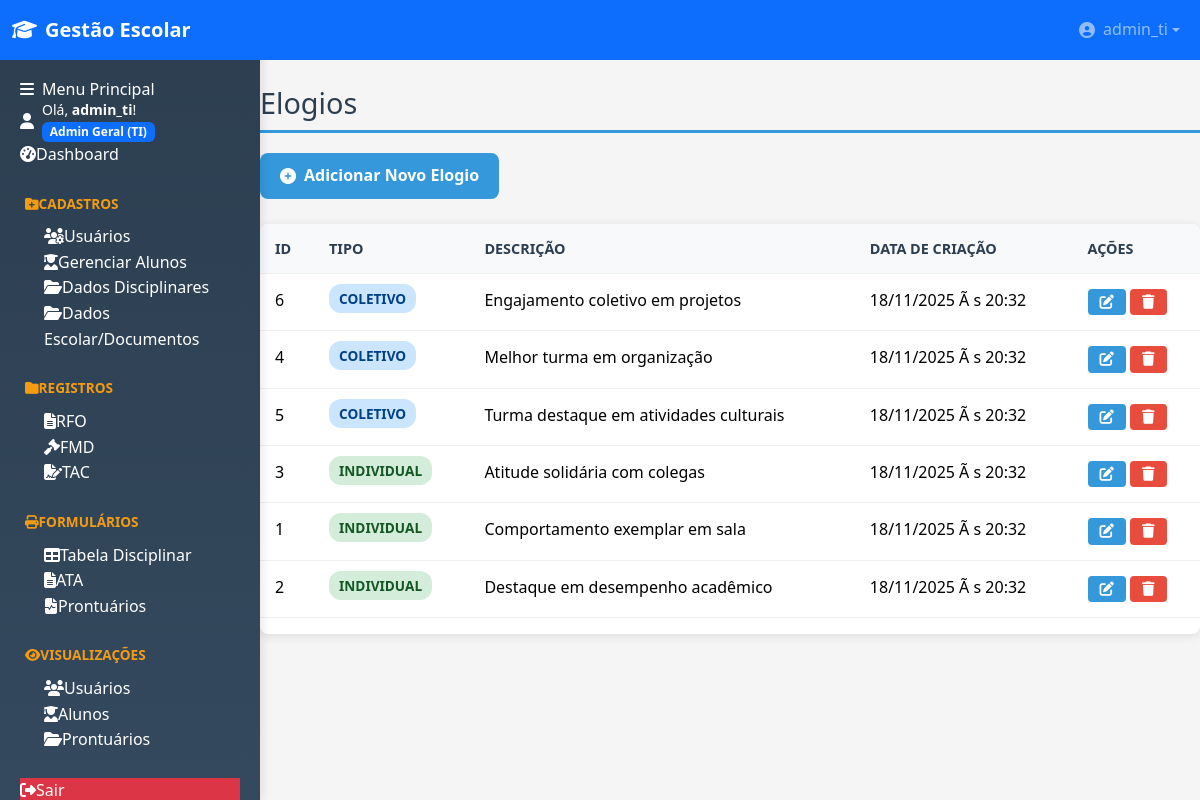
Page /cadastros/elogios (signed in) on the committed database.
### tables this page shows
CREATE TABLE usuarios (
                id INTEGER PRIMARY KEY AUTOINCREMENT,
                username TEXT NOT NULL UNIQUE,
                password TEXT NOT NULL,
                nivel INTEGER NOT NULL, -- 1: Admin Geral (TI), 2: Admin Secundário, 3: Usuário
                data_criacao TEXT DEFAULT CURRENT_TIMESTAMP
            , cargo TEXT DEFAULT '');

CREATE TABLE elogios (
                id INTEGER PRIMARY KEY AUTOINCREMENT,
                tipo TEXT NOT NULL,
                descricao TEXT NOT NULL,
                data_criacao TEXT DEFAULT CURRENT_TIMESTAMP
            );

### blueprints/cadastros.py (the view)
@cadastros_bp.route('/elogios')
@admin_secundario_required
def listar_elogios():
    db = get_db()
    elogios = db.execute('''
        SELECT id, tipo, descricao, data_criacao
        FROM elogios
        ORDER BY tipo, descricao
    ''').fetchall()
    return render_template('cadastros/listar_elogios.html', elogios=elogios)

### app.py (called while the page is built)
@app.before_request
def load_logged_in_user():
    user_id = session.get('user_id')
    if user_id is None:
        g.user = None
    else:
        g.user = get_db().execute(
            'SELECT * FROM usuarios WHERE id = ?', (user_id,)
        ).fetchone()

@app.teardown_appcontext
def teardown_db(e=None):
    close_db(e)

@app.context_processor
def inject_globals():
    from datetime import datetime
    return dict(
        NIVEL_MAP=utils.NIVEL_MAP,
        session=session,
        now=datetime.now
    )

@app.template_filter('datetime_br')
def formatar_datetime_br(data_str):
    if not data_str:
        return '-'
    from datetime import datetime
    try:
        formatos = [
            '%Y-%m-%d %H:%M:%S',
            '%Y-%m-%d %H:%M',
        ]
        for formato in formatos:
            try:
                data_obj = datetime.strptime(str(data_str).strip(), formato)
                return data_obj.strftime('%d/%m/%Y Ã s %H:%M')
            except ValueError:
                continue
        return data_str
    except:
        return data_str

def _read_logo_data():
    try:
        p = os.path.join(current_app.root_path, "static", "logo_topo.png")
        if not os.path.exists(p):
            for ext in (".png", ".jpg", ".jpeg", ".svg"):
                px = os.path.join(current_app.root_path, "static", "logo_topo" + ext)
                if os.path.exists(px):
                    p = px
                    break
        if not os.path.exists(p):
            return None
        mime = mimetypes.guess_type(p)[0] or "image/png"
        with open(p, "rb") as f:
            data = base64.b64encode(f.read()).decode("ascii")
        return f"data:{mime};base64,{data}"
    except Exception:
        return None

@app.context_processor
def inject_logo_data():
    try:
        return {"LOGO_DATA_URI": _read_logo_data()}
    except Exception:
        return {"LOGO_DATA_URI": None}

### blueprints/disciplinar.py (called while the page is built, shortened)
@disciplinar_bp.before_app_request
def _ensure_disciplinar_schema():
    if getattr(current_app, "_disciplinar_migrations_done", False):
        return

### blueprints/utils.py (called while the page is built)
def admin_secundario_required(f):
    @wraps(f)
    def decorated_function(*args, **kwargs):
        if session.get('nivel') not in [1, 2]:
            flash('Acesso negado. Apenas usuários administradores podem acessar esta área.', 'danger')
            return redirect(url_for('dashboard'))
        return f(*args, **kwargs)
    return decorated_function

### templates/cadastros/listar_elogios.html (shortened to what this page needs)
{% extends 'base.html' %}
{% block content %}
<h2>Elogios</h2>
<div class="toolbar">
    <a href="{{ url_for('cadastros_bp.adicionar_elogio') }}" class="button btn-primary">
        <i class="fas fa-plus-circle"></i> Adicionar Novo Elogio
    </a>
</div>
{% if elogios %}
    <div class="table-scroll-wrapper">
        <table class="table">
            <thead>
                <tr>
                    <th>ID</th>
                    <th>Tipo</th>
                    <th>Descrição</th>
                    <th>Data de Criação</th>
                    <th>Ações</th>
                </tr>
            </thead>
            <tbody>
                {% for elogio in elogios %}
                <tr>
                    <td>{{ elogio.id }}</td>
                    <td>
                        <span class="badge-tipo {{ elogio.tipo|lower }}">
                            {{ elogio.tipo }}
                        </span>
                    </td>
                    <td>{{ elogio.descricao }}</td>
                    <td>{{ elogio.data_criacao | datetime_br }}</td>
                    <td class="actions">
                        <a href="{{ url_for('cadastros_bp.editar_elogio', elogio_id=elogio.id) }}"
                           class="btn btn-sm btn-info" title="Editar">
                            <i class="fas fa-edit"></i>
                        </a>
                        {% if session.get('nivel') == 1 %}
                        <form method="POST" action="{{ url_for('cadastros_bp.excluir_elogio', elogio_id=elogio.id) }}"
                              style="display:inline;"
                              onsubmit="return confirm('Tem certeza que deseja excluir este elogio?');">
                            <button type="submit" class="btn btn-sm btn-danger" title="Excluir">
                                <i class="fas fa-trash"></i>
                            </button>
                        </form>
                        {% endif %}
                    </td>
                </tr>
                {% endfor %}
            </tbody>
        </table>
    </div>
{% endif %}
{% endblock %}

### templates/base.html (shortened to what this page needs)
﻿<!DOCTYPE html>
<html lang="pt-br">
<head>
    <link href="https://cdn.jsdelivr.net/npm/bootstrap@5.3.2/dist/css/bootstrap.min.css" rel="stylesheet">
    <link rel="stylesheet" href="https://cdnjs.cloudflare.com/ajax/libs/font-awesome/6.4.0/css/all.min.css">
    <link rel="stylesheet" href="{{ url_for('static', filename='style.css') }}?v={{ range(1, 10000) | random }}">
</head>
<body>
    {% if not request.args.get('iframe') %}
    <nav class="navbar navbar-expand-lg navbar-dark fixed-top bg-primary">
        <div class="container-fluid">
            <a class="navbar-brand d-flex align-items-center" href="{{ url_for('dashboard') }}">
                <i class="fas fa-graduation-cap me-2"></i>
                <span class="fw-bold">Gestão Escolar</span>
            </a>
            {% if session.get('logged_in') %}
            <div class="navbar-nav ms-auto">
                <div class="nav-item dropdown">
                    <a class="nav-link dropdown-toggle d-flex align-items-center" href="#" role="button" data-bs-toggle="dropdown">
                        <i class="fas fa-user-circle me-2"></i>
                        <span>{{ session.get('username') }}</span>
                    </a>
                </div>
            </div>
            {% endif %}
        </div>
    </nav>
    {% endif %}
    {% if not request.args.get('iframe') %}
    <div class="sidebar" id="sidebar">
        <div class="sidebar-header">
            <h6 class="mb-0"><i class="fas fa-bars me-2"></i>Menu Principal</h6>
        </div>
        <div class="sidebar-body p-0">
            {% if session.get('logged_in') %}
                <div class="user-greeting">
                    <div class="d-flex align-items-center">
                        <i class="fas fa-user me-2"></i>
                        <div>
                            <small>Olá, <span class="username fw-bold">{{ session.get('username') }}</span>!</small><br>
                            <span class="badge bg-primary">{{ session.get('nivel_nome') }}</span>
                        </div>
                    </div>
                </div>
                <div class="menu-section">
                    <a href="{{ url_for('dashboard') }}" class="nav-link {% if request.endpoint == 'dashboard' %}active{% endif %}">
                        <i class="fas fa-tachometer-alt"></i><span>Dashboard</span>
                    </a>
                </div>
                {% if session.get('nivel') in [1, 2] %}
                <div class="menu-section">
                    <div class="nav-link menu-title"><i class="fas fa-folder-plus"></i><span>Cadastros</span></div>
                    {% if session.get('nivel') == 1 %}
                    <a href="{{ url_for('auth_bp.gerenciar_usuarios') }}" class="nav-link ps-4">
                        <i class="fas fa-users-cog"></i><span>Usuários</span>
                    </a>
                    {% endif %}
                    <a href="{{ url_for('alunos_bp.gerenciar_alunos') }}" class="nav-link ps-4 {% if request.endpoint == 'alunos_bp.gerenciar_alunos' %}active{% endif %}">
                        <i class="fas fa-user-graduate"></i><span>Gerenciar Alunos</span>
                    </a>
                    <a href="{{ url_for('cadastros_bp.dados_disciplinares') }}" class="nav-link ps-4 {% if request.endpoint in ['cadastros_bp.dados_disciplinares','cadastros_bp.listar_faltas','cadastros_bp.listar_elogios','bimestres_bp.listar_bimestres'] %}active{% endif %}">
                        <i class="fas fa-folder-open"></i><span>Dados Disciplinares</span>
                    </a>
                    <a href="{{ url_for('cadastros_bp.dados_documentos') }}" class="nav-link ps-4 ">
                        <i class="fas fa-folder-open"></i><span>Dados Escolar/Documentos</span>
                    </a>
                </div>
                {% endif %}
                <div class="menu-section">
                    <div class="nav-link menu-title"><i class="fas fa-folder"></i><span>Registros</span></div>
                    <a href="{{ url_for('cadastros_bp.registros_rfo') }}" class="nav-link ps-4 ">
                        <i class="fas fa-file-alt"></i><span>RFO</span>
                    </a>
                    <a href="{{ url_for('cadastros_bp.registros_fmd') }}" class="nav-link ps-4 {% if request.endpoint in ['cadastros_bp.registros_fmd','disciplinar_bp.registrar_fmd','visualizacoes_bp.listar_fmds'] %}active{% endif %}">
                        <i class="fas fa-gavel"></i><span>FMD</span>
                    </a>
                    <a href="{{ url_for('cadastros_bp.registros_tac') }}" class="nav-link ps-4 {% if request.endpoint in ['cadastros_bp.registros_tac','formularios_bp.novo_tac','formularios_bp.listar_tacs'] %}active{% endif %}">
                        <i class="fas fa-file-signature"></i><span>TAC</span>
                    </a>
                </div>
                {% if session.get('nivel') in [1, 2] %}
                <div class="menu-section">
                    <div class="nav-link menu-title"><i class="fas fa-print"></i><span>Formulários</span></div>
                    <a href="{{ url_for('formularios_bp.tabela_disciplinar') }}" class="nav-link ps-4">
            <a href="{{ url_for('formularios_bp.tabela_disciplinar') }}" class="nav-link ps-4">
                <i class="fas fa-table"></i><span>Tabela Disciplinar</span>
            </a>
            <a href="{{ url_for('formularios_ata_bp.list_atas') }}" class="nav-link ps-4">
                <i class="fas fa-file-alt"></i><span>ATA</span>
            </a>
                    <a href="{{ url_for('formularios_prontuario.listar_prontuarios') }}" class="nav-link ps-4">
                        <i class="fas fa-file-medical-alt"></i><span>Prontuários</span>
                    </a>
                </div>
                {% endif %}
                <div class="menu-section">
                    <div class="nav-link menu-title"><i class="fas fa-eye"></i><span>Visualizações</span></div>
                    {% if session.get('nivel') in [1, 2] %}
                    <a href="{{ url_for('visualizacoes_bp.listar_usuarios') }}" class="nav-link ps-4">
                        <i class="fas fa-users"></i><span>Usuários</span>
                    </a>
                    {% endif %}
                    <a href="{{ url_for('visualizacoes_bp.listar_alunos') }}" class="nav-link ps-4">
                        <i class="fas fa-user-graduate"></i><span>Alunos</span>
                    </a>
                    {% if session.get('nivel') in [1, 2] %}
                    <a href="{{ url_for('formularios_prontuario.listar_prontuarios') }}" class="nav-link ps-4">
                        <i class="fas fa-folder-open"></i><span>Prontuários</span>
                    </a>
                    {% endif %}
                </div>
                <div class="menu-section mt-auto">
                    <a href="{{ url_for('auth_bp.logout') }}" class="nav-link bg-danger">
                        <i class="fas fa-sign-out-alt"></i><span>Sair</span>
                    </a>
                </div>
            {% endif %}
        </div>
    </div>
    {% endif %}
    <main class="main-content">
        {% block content %}{% endblock %}
    </main>
</body>
</html>

### static/style.css (style rules this page uses)
.main-content { overflow-y: visible !important; overflow-x: visible !important; height: auto !important; }
html, body { height: 100%; overflow-x: hidden; }
.navbar { position: fixed !important; top: 0 !important; left: 0 !important; right: 0 !important; height: 60px !important; z-index: 1000 !important; }
.sidebar { position: fixed !important; top: 0 !important; left: 0 !important; height: 100vh !important; width: 260px !important; padding-top: 80px !important; z-index: 900 !important; }
* { margin: 0; padding: 0; box-sizing: border-box; }
body { font-family: 'Segoe UI', Tahoma, Geneva, Verdana, sans-serif; background: #f5f5f5; color: #2c3e50; line-height: 1.6; }
a { text-decoration: none; color: #3498db; transition: color 0.3s; }
.sidebar { width: 260px; position: fixed; height: 100vh; top: 0; left: 0; background: linear-gradient(180deg, #2c3e50 0%, #34495e 100%); color: white; padding: 20px; box-sizing: border-box; overflow-y: auto; z-index: 1000; box-shadow: 2px 0 10px rgba(0,0,0,0.1); }
.menu-section { margin-bottom: 25px; }
.menu-title { color: #f39c12; font-size: 0.85em; font-weight: 700; text-transform: uppercase; margin-bottom: 10px; padding-left: 5px; }
h2 { color: #2c3e50; margin-bottom: 20px; border-bottom: 3px solid #3498db; padding-bottom: 10px; font-size: 1.8em; }
.toolbar { display: flex; justify-content: space-between; align-items: center; margin-bottom: 25px; gap: 15px; flex-wrap: wrap; }
.button { display: inline-flex; align-items: center; padding: 10px 20px; border-radius: 8px; cursor: pointer; font-weight: 600; text-align: center; transition: transform 0.3s, box-shadow 0.3s; border: none; font-size: 1em; }
.button i { margin-right: 8px; }
.btn-primary { background: #3498db; color: white; }
.btn-danger { background: #e74c3c; color: white; }
.btn-sm { padding: 6px 12px; font-size: 0.9em; border: none; border-radius: 4px; font-weight: 500; }
.btn-info { background: #3498db; color: white; }
.table-scroll-wrapper { overflow-x: auto; margin-bottom: 25px; border-radius: 8px; box-shadow: 0 2px 10px rgba(0,0,0,0.1); background: white; }
.table { width: 100%; border-collapse: collapse; min-width: 800px; }
.table th, .table td { padding: 15px; text-align: left; border-bottom: 1px solid #ecf0f1; }
.table th { background: #f8f9fa; font-weight: 600; color: #2c3e50; text-transform: uppercase; font-size: 0.9em; }
html, body { overflow-x: auto !important; }
.table, table { white-space: nowrap; }
.table-scroll-wrapper { overflow-x: auto !important; overflow-y: visible !important; }

### templates/base.html (style rules this page uses)
.navbar { position: fixed !important; top: 0 !important; z-index: 1000 !important; height: 60px !important; }
.sidebar { position: fixed !important; padding-top: 80px !important; z-index: 900 !important; }
.main-content { margin-left: 260px !important; margin-top: 60px !important; }

### templates/cadastros/listar_elogios.html (style rules this page uses)
.badge-tipo.individual { background: #d4edda; color: #155724; padding: 5px 10px; border-radius: 12px; font-size: 0.85em; font-weight: 600; }
.badge-tipo.coletivo { background: #cce5ff; color: #004085; padding: 5px 10px; border-radius: 12px; font-size: 0.85em; font-weight: 600; }

### rows in the picture
usuarios: get "admin_ti"
elogios: id "6", tipo "COLETIVO", descricao "Engajamento coletivo em projetos", data_criacao "18/11/2025 Ã s 20:32"
elogios: id "4", tipo "COLETIVO", descricao "Melhor turma em organização", data_criacao "18/11/2025 Ã s 20:32"
elogios: id "5", tipo "COLETIVO", descricao "Turma destaque em atividades culturais", data_criacao "18/11/2025 Ã s 20:32"
elogios: id "3", tipo "INDIVIDUAL", descricao "Atitude solidária com colegas", data_criacao "18/11/2025 Ã s 20:32"
elogios: id "1", tipo "INDIVIDUAL", descricao "Comportamento exemplar em sala", data_criacao "18/11/2025 Ã s 20:32"
elogios: id "2", tipo "INDIVIDUAL", descricao "Destaque em desempenho acadêmico", data_criacao "18/11/2025 Ã s 20:32"

### other values in the picture
{{ session.get('nivel_nome') }} "Admin Geral (TI)"
